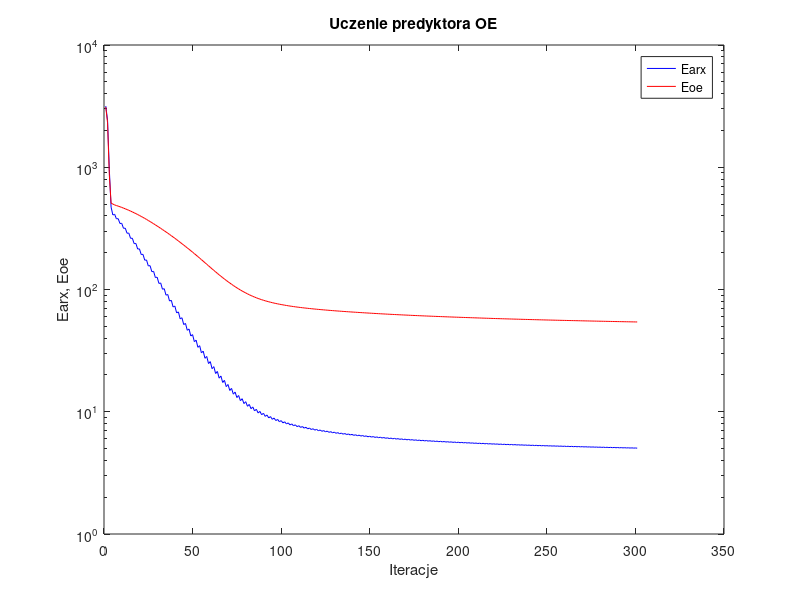
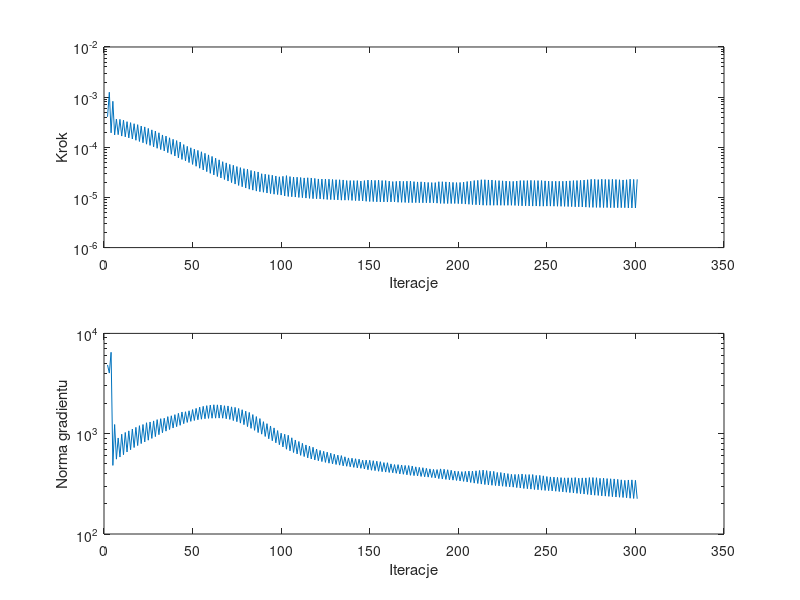

These figures' MATLAB source, in order:
%uczenie predyktora oe
clear all;
n=0; farx(n+1)=3.166531e+003; foe(n+1)=3.104349e+003; wspucz(n+1)=0.000000e+000; ng(n+1)=0.000000e+000;
n=1; farx(n+1)=2.422306e+003; foe(n+1)=2.316878e+003; krok(n+1)=4.050306e-004; ng(n+1)=4.847207e+003;
n=2; farx(n+1)=9.559656e+002; foe(n+1)=8.679303e+002; krok(n+1)=1.250114e-003; ng(n+1)=4.021218e+003;
n=3; farx(n+1)=4.717406e+002; foe(n+1)=5.088905e+002; krok(n+1)=1.944840e-004; ng(n+1)=6.478634e+003;
n=4; farx(n+1)=4.070390e+002; foe(n+1)=4.998486e+002; krok(n+1)=8.259539e-004; ng(n+1)=4.831272e+002;
n=5; farx(n+1)=4.123517e+002; foe(n+1)=4.917557e+002; krok(n+1)=1.761674e-004; ng(n+1)=1.234579e+003;
n=6; farx(n+1)=3.788470e+002; foe(n+1)=4.863253e+002; krok(n+1)=3.657739e-004; ng(n+1)=5.574600e+002;
n=7; farx(n+1)=3.797685e+002; foe(n+1)=4.809921e+002; krok(n+1)=1.784716e-004; ng(n+1)=9.067637e+002;
n=8; farx(n+1)=3.466853e+002; foe(n+1)=4.752056e+002; krok(n+1)=3.604935e-004; ng(n+1)=5.851640e+002;
n=9; farx(n+1)=3.478763e+002; foe(n+1)=4.694635e+002; krok(n+1)=1.674127e-004; ng(n+1)=9.880058e+002;
n=10; farx(n+1)=3.166385e+002; foe(n+1)=4.632733e+002; krok(n+1)=3.473499e-004; ng(n+1)=6.169699e+002;
n=11; farx(n+1)=3.176077e+002; foe(n+1)=4.572454e+002; krok(n+1)=1.614953e-004; ng(n+1)=1.028720e+003;
n=12; farx(n+1)=2.885805e+002; foe(n+1)=4.508394e+002; krok(n+1)=3.241749e-004; ng(n+1)=6.572573e+002;
n=13; farx(n+1)=2.893429e+002; foe(n+1)=4.445539e+002; krok(n+1)=1.540600e-004; ng(n+1)=1.067206e+003;
n=14; farx(n+1)=2.621135e+002; foe(n+1)=4.378420e+002; krok(n+1)=3.100350e-004; ng(n+1)=6.920714e+002;
n=15; farx(n+1)=2.628072e+002; foe(n+1)=4.312899e+002; krok(n+1)=1.461989e-004; ng(n+1)=1.113266e+003;
n=16; farx(n+1)=2.374049e+002; foe(n+1)=4.243224e+002; krok(n+1)=2.952315e-004; ng(n+1)=7.280772e+002;
n=17; farx(n+1)=2.380578e+002; foe(n+1)=4.175481e+002; krok(n+1)=1.381179e-004; ng(n+1)=1.156953e+003;
n=18; farx(n+1)=2.143631e+002; foe(n+1)=4.103391e+002; krok(n+1)=2.826636e-004; ng(n+1)=7.617504e+002;
n=19; farx(n+1)=2.150562e+002; foe(n+1)=4.033725e+002; krok(n+1)=1.306299e-004; ng(n+1)=1.202427e+003;
n=20; farx(n+1)=1.932594e+002; foe(n+1)=3.960480e+002; krok(n+1)=2.654518e-004; ng(n+1)=7.972913e+002;
n=21; farx(n+1)=1.939371e+002; foe(n+1)=3.889921e+002; krok(n+1)=1.231773e-004; ng(n+1)=1.234770e+003;
n=22; farx(n+1)=1.736386e+002; foe(n+1)=3.815344e+002; krok(n+1)=2.548531e-004; ng(n+1)=8.278190e+002;
n=23; farx(n+1)=1.744482e+002; foe(n+1)=3.743395e+002; krok(n+1)=1.154043e-004; ng(n+1)=1.286094e+003;
n=24; farx(n+1)=1.559351e+002; foe(n+1)=3.668632e+002; krok(n+1)=2.379126e-004; ng(n+1)=8.616389e+002;
n=25; farx(n+1)=1.567636e+002; foe(n+1)=3.597028e+002; krok(n+1)=1.090775e-004; ng(n+1)=1.309095e+003;
n=26; farx(n+1)=1.398490e+002; foe(n+1)=3.522736e+002; krok(n+1)=2.224361e-004; ng(n+1)=8.973855e+002;
n=27; farx(n+1)=1.407275e+002; foe(n+1)=3.451467e+002; krok(n+1)=1.020120e-004; ng(n+1)=1.341402e+003;
n=28; farx(n+1)=1.251968e+002; foe(n+1)=3.377249e+002; krok(n+1)=2.104603e-004; ng(n+1)=9.353367e+002;
n=29; farx(n+1)=1.261711e+002; foe(n+1)=3.306400e+002; krok(n+1)=9.560737e-005; ng(n+1)=1.381052e+003;
n=30; farx(n+1)=1.120932e+002; foe(n+1)=3.233594e+002; krok(n+1)=1.945992e-004; ng(n+1)=9.778958e+002;
n=31; farx(n+1)=1.131280e+002; foe(n+1)=3.163955e+002; krok(n+1)=9.012338e-005; ng(n+1)=1.411170e+003;
n=32; farx(n+1)=1.005331e+002; foe(n+1)=3.093272e+002; krok(n+1)=1.761674e-004; ng(n+1)=1.022440e+003;
n=33; farx(n+1)=1.015278e+002; foe(n+1)=3.025840e+002; krok(n+1)=8.459568e-005; ng(n+1)=1.426036e+003;
n=34; farx(n+1)=8.990675e+001; foe(n+1)=2.956030e+002; krok(n+1)=1.673718e-004; ng(n+1)=1.060349e+003;
n=35; farx(n+1)=9.101318e+001; foe(n+1)=2.888974e+002; krok(n+1)=7.813213e-005; ng(n+1)=1.479410e+003;
n=36; farx(n+1)=8.049754e+001; foe(n+1)=2.820614e+002; krok(n+1)=1.546804e-004; ng(n+1)=1.100397e+003;
n=37; farx(n+1)=8.160805e+001; foe(n+1)=2.755323e+002; krok(n+1)=7.271253e-005; ng(n+1)=1.508422e+003;
n=38; farx(n+1)=7.202459e+001; foe(n+1)=2.688321e+002; krok(n+1)=1.443891e-004; ng(n+1)=1.139410e+003;
n=39; farx(n+1)=7.315836e+001; foe(n+1)=2.624338e+002; krok(n+1)=6.703667e-005; ng(n+1)=1.548820e+003;
n=40; farx(n+1)=6.438501e+001; foe(n+1)=2.558410e+002; krok(n+1)=1.360192e-004; ng(n+1)=1.175935e+003;
n=41; farx(n+1)=6.555017e+001; foe(n+1)=2.495528e+002; krok(n+1)=6.158863e-005; ng(n+1)=1.596337e+003;
n=42; farx(n+1)=5.754530e+001; foe(n+1)=2.430925e+002; krok(n+1)=1.275185e-004; ng(n+1)=1.212562e+003;
n=43; farx(n+1)=5.874973e+001; foe(n+1)=2.369351e+002; krok(n+1)=5.720244e-005; ng(n+1)=1.646244e+003;
n=44; farx(n+1)=5.167543e+001; foe(n+1)=2.307732e+002; krok(n+1)=1.133097e-004; ng(n+1)=1.258323e+003;
n=45; farx(n+1)=5.280016e+001; foe(n+1)=2.249326e+002; krok(n+1)=5.371265e-005; ng(n+1)=1.655698e+003;
n=46; farx(n+1)=4.639951e+001; foe(n+1)=2.189913e+002; krok(n+1)=1.043926e-004; ng(n+1)=1.295991e+003;
n=47; farx(n+1)=4.750428e+001; foe(n+1)=2.133378e+002; krok(n+1)=4.963293e-005; ng(n+1)=1.691966e+003;
n=48; farx(n+1)=4.166418e+001; foe(n+1)=2.075838e+002; krok(n+1)=9.776439e-005; ng(n+1)=1.327615e+003;
n=49; farx(n+1)=4.276099e+001; foe(n+1)=2.020824e+002; krok(n+1)=4.554170e-005; ng(n+1)=1.739789e+003;
n=50; farx(n+1)=3.743962e+001; foe(n+1)=1.965055e+002; krok(n+1)=9.186126e-005; ng(n+1)=1.354152e+003;
n=51; farx(n+1)=3.851782e+001; foe(n+1)=1.911782e+002; krok(n+1)=4.185317e-005; ng(n+1)=1.787312e+003;
n=52; farx(n+1)=3.365602e+001; foe(n+1)=1.858043e+002; krok(n+1)=8.669030e-005; ng(n+1)=1.377743e+003;
n=53; farx(n+1)=3.471577e+001; foe(n+1)=1.806374e+002; krok(n+1)=3.825728e-005; ng(n+1)=1.840330e+003;
n=54; farx(n+1)=3.031964e+001; foe(n+1)=1.754507e+002; krok(n+1)=8.138043e-005; ng(n+1)=1.394390e+003;
n=55; farx(n+1)=3.133635e+001; foe(n+1)=1.705259e+002; krok(n+1)=3.533295e-005; ng(n+1)=1.874284e+003;
n=56; farx(n+1)=2.737478e+001; foe(n+1)=1.655930e+002; krok(n+1)=7.583697e-005; ng(n+1)=1.410029e+003;
n=57; farx(n+1)=2.834820e+001; foe(n+1)=1.609224e+002; krok(n+1)=3.268967e-005; ng(n+1)=1.904162e+003;
n=58; farx(n+1)=2.478584e+001; foe(n+1)=1.562743e+002; krok(n+1)=7.054749e-005; ng(n+1)=1.421512e+003;
n=59; farx(n+1)=2.571223e+001; foe(n+1)=1.518706e+002; krok(n+1)=3.023994e-005; ng(n+1)=1.928024e+003;
n=60; farx(n+1)=2.251588e+001; foe(n+1)=1.475111e+002; krok(n+1)=6.574850e-005; ng(n+1)=1.426203e+003;
n=61; farx(n+1)=2.339533e+001; foe(n+1)=1.433910e+002; krok(n+1)=2.809223e-005; ng(n+1)=1.942564e+003;
n=62; farx(n+1)=2.054847e+001; foe(n+1)=1.393620e+002; krok(n+1)=6.062652e-005; ng(n+1)=1.428669e+003;
n=63; farx(n+1)=2.137126e+001; foe(n+1)=1.355539e+002; krok(n+1)=2.616958e-005; ng(n+1)=1.939136e+003;
n=64; farx(n+1)=1.883446e+001; foe(n+1)=1.318487e+002; krok(n+1)=5.618446e-005; ng(n+1)=1.430004e+003;
n=65; farx(n+1)=1.960484e+001; foe(n+1)=1.283472e+002; krok(n+1)=2.444110e-005; ng(n+1)=1.930434e+003;
n=66; farx(n+1)=1.736073e+001; foe(n+1)=1.249798e+002; krok(n+1)=5.161420e-005; ng(n+1)=1.427771e+003;
n=67; farx(n+1)=1.806566e+001; foe(n+1)=1.218025e+002; krok(n+1)=2.279861e-005; ng(n+1)=1.901193e+003;
n=68; farx(n+1)=1.605296e+001; foe(n+1)=1.187156e+002; krok(n+1)=4.888219e-005; ng(n+1)=1.408983e+003;
n=69; farx(n+1)=1.671334e+001; foe(n+1)=1.158069e+002; krok(n+1)=2.122479e-005; ng(n+1)=1.891513e+003;
n=70; farx(n+1)=1.493102e+001; foe(n+1)=1.130203e+002; krok(n+1)=4.553746e-005; ng(n+1)=1.388304e+003;
n=71; farx(n+1)=1.553067e+001; foe(n+1)=1.104071e+002; krok(n+1)=1.977673e-005; ng(n+1)=1.851776e+003;
n=72; farx(n+1)=1.393105e+001; foe(n+1)=1.078621e+002; krok(n+1)=4.381554e-005; ng(n+1)=1.351029e+003;
n=73; farx(n+1)=1.449005e+001; foe(n+1)=1.054937e+002; krok(n+1)=1.847442e-005; ng(n+1)=1.830039e+003;
n=74; farx(n+1)=1.307099e+001; foe(n+1)=1.032241e+002; krok(n+1)=4.126990e-005; ng(n+1)=1.317389e+003;
n=75; farx(n+1)=1.358179e+001; foe(n+1)=1.011102e+002; krok(n+1)=1.734391e-005; ng(n+1)=1.783883e+003;
n=76; farx(n+1)=1.232068e+001; foe(n+1)=9.908298e+001; krok(n+1)=3.928078e-005; ng(n+1)=1.275108e+003;
n=77; farx(n+1)=1.278767e+001; foe(n+1)=9.720238e+001; krok(n+1)=1.634484e-005; ng(n+1)=1.733313e+003;
n=78; farx(n+1)=1.166700e+001; foe(n+1)=9.540321e+001; krok(n+1)=3.746225e-005; ng(n+1)=1.230101e+003;
n=79; farx(n+1)=1.209119e+001; foe(n+1)=9.373639e+001; krok(n+1)=1.539716e-005; ng(n+1)=1.677285e+003;
n=80; farx(n+1)=1.108635e+001; foe(n+1)=9.212629e+001; krok(n+1)=3.651596e-005; ng(n+1)=1.176979e+003;
n=81; farx(n+1)=1.147901e+001; foe(n+1)=9.064058e+001; krok(n+1)=1.460917e-005; ng(n+1)=1.629609e+003;
n=82; farx(n+1)=1.059327e+001; foe(n+1)=8.923370e+001; krok(n+1)=3.452947e-005; ng(n+1)=1.130911e+003;
n=83; farx(n+1)=1.094702e+001; foe(n+1)=8.793781e+001; krok(n+1)=1.399157e-005; ng(n+1)=1.551058e+003;
n=84; farx(n+1)=1.015909e+001; foe(n+1)=8.670089e+001; krok(n+1)=3.318147e-005; ng(n+1)=1.080396e+003;
n=85; farx(n+1)=1.048026e+001; foe(n+1)=8.556268e+001; krok(n+1)=1.338683e-005; ng(n+1)=1.481712e+003;
n=86; farx(n+1)=9.776022e+000; foe(n+1)=8.446904e+001; krok(n+1)=3.223481e-005; ng(n+1)=1.026615e+003;
n=87; farx(n+1)=1.007361e+001; foe(n+1)=8.346741e+001; krok(n+1)=1.302585e-005; ng(n+1)=1.414779e+003;
n=88; farx(n+1)=9.457592e+000; foe(n+1)=8.253764e+001; krok(n+1)=2.968065e-005; ng(n+1)=9.895662e+002;
n=89; farx(n+1)=9.721119e+000; foe(n+1)=8.167673e+001; krok(n+1)=1.268925e-005; ng(n+1)=1.317892e+003;
n=90; farx(n+1)=9.164461e+000; foe(n+1)=8.085236e+001; krok(n+1)=2.907342e-005; ng(n+1)=9.384007e+002;
n=91; farx(n+1)=9.407392e+000; foe(n+1)=8.008790e+001; krok(n+1)=1.225575e-005; ng(n+1)=1.259507e+003;
n=92; farx(n+1)=8.906299e+000; foe(n+1)=7.935644e+001; krok(n+1)=2.832743e-005; ng(n+1)=8.902514e+002;
n=93; farx(n+1)=9.129370e+000; foe(n+1)=7.868175e+001; krok(n+1)=1.195078e-005; ng(n+1)=1.193848e+003;
n=94; farx(n+1)=8.672960e+000; foe(n+1)=7.803703e+001; krok(n+1)=2.769106e-005; ng(n+1)=8.509111e+002;
n=95; farx(n+1)=8.880696e+000; foe(n+1)=7.743293e+001; krok(n+1)=1.161317e-005; ng(n+1)=1.142256e+003;
n=96; farx(n+1)=8.469838e+000; foe(n+1)=7.686002e+001; krok(n+1)=2.677366e-005; ng(n+1)=8.117016e+002;
n=97; farx(n+1)=8.659808e+000; foe(n+1)=7.632755e+001; krok(n+1)=1.142338e-005; ng(n+1)=1.074211e+003;
n=98; farx(n+1)=8.288265e+000; foe(n+1)=7.581879e+001; krok(n+1)=2.581106e-005; ng(n+1)=7.764371e+002;
n=99; farx(n+1)=8.460908e+000; foe(n+1)=7.534663e+001; krok(n+1)=1.115447e-005; ng(n+1)=1.011389e+003;
n=100; farx(n+1)=8.111836e+000; foe(n+1)=7.488066e+001; krok(n+1)=2.637524e-005; ng(n+1)=7.382759e+002;
n=101; farx(n+1)=8.276282e+000; foe(n+1)=7.444310e+001; krok(n+1)=1.069939e-005; ng(n+1)=9.879028e+002;
n=102; farx(n+1)=7.947438e+000; foe(n+1)=7.400971e+001; krok(n+1)=2.723127e-005; ng(n+1)=7.004353e+002;
n=103; farx(n+1)=8.107017e+000; foe(n+1)=7.360272e+001; krok(n+1)=1.046074e-005; ng(n+1)=9.648610e+002;
n=104; farx(n+1)=7.807343e+000; foe(n+1)=7.321844e+001; krok(n+1)=2.605170e-005; ng(n+1)=6.752368e+002;
n=105; farx(n+1)=7.954558e+000; foe(n+1)=7.285332e+001; krok(n+1)=1.031748e-005; ng(n+1)=9.102835e+002;
n=106; farx(n+1)=7.678263e+000; foe(n+1)=7.250202e+001; krok(n+1)=2.555890e-005; ng(n+1)=6.496096e+002;
n=107; farx(n+1)=7.815805e+000; foe(n+1)=7.217016e+001; krok(n+1)=1.018462e-005; ng(n+1)=8.655699e+002;
n=108; farx(n+1)=7.556998e+000; foe(n+1)=7.184846e+001; krok(n+1)=2.531441e-005; ng(n+1)=6.283895e+002;
n=109; farx(n+1)=7.687917e+000; foe(n+1)=7.154030e+001; krok(n+1)=9.999543e-006; ng(n+1)=8.358632e+002;
n=110; farx(n+1)=7.446493e+000; foe(n+1)=7.124275e+001; krok(n+1)=2.496301e-005; ng(n+1)=6.081957e+002;
n=111; farx(n+1)=7.570417e+000; foe(n+1)=7.095798e+001; krok(n+1)=9.884595e-006; ng(n+1)=8.020253e+002;
n=112; farx(n+1)=7.344459e+000; foe(n+1)=7.068289e+001; krok(n+1)=2.449700e-005; ng(n+1)=5.916318e+002;
n=113; farx(n+1)=7.461287e+000; foe(n+1)=7.041825e+001; krok(n+1)=9.716744e-006; ng(n+1)=7.722612e+002;
n=114; farx(n+1)=7.247061e+000; foe(n+1)=7.015726e+001; krok(n+1)=2.468559e-005; ng(n+1)=5.737218e+002;
n=115; farx(n+1)=7.359598e+000; foe(n+1)=6.990742e+001; krok(n+1)=9.586893e-006; ng(n+1)=7.518082e+002;
n=116; farx(n+1)=7.156367e+000; foe(n+1)=6.966367e+001; krok(n+1)=2.444110e-005; ng(n+1)=5.600028e+002;
n=117; farx(n+1)=7.264600e+000; foe(n+1)=6.942708e+001; krok(n+1)=9.451001e-006; ng(n+1)=7.323975e+002;
n=118; farx(n+1)=7.074198e+000; foe(n+1)=6.919680e+001; krok(n+1)=2.394830e-005; ng(n+1)=5.469135e+002;
n=119; farx(n+1)=7.176939e+000; foe(n+1)=6.897629e+001; krok(n+1)=9.433029e-006; ng(n+1)=7.029729e+002;
n=120; farx(n+1)=6.996789e+000; foe(n+1)=6.876096e+001; krok(n+1)=2.336289e-005; ng(n+1)=5.373850e+002;
n=121; farx(n+1)=7.095127e+000; foe(n+1)=6.855259e+001; krok(n+1)=9.359580e-006; ng(n+1)=6.812816e+002;
n=122; farx(n+1)=6.922663e+000; foe(n+1)=6.834812e+001; krok(n+1)=2.322634e-005; ng(n+1)=5.274831e+002;
n=123; farx(n+1)=7.017795e+000; foe(n+1)=6.814835e+001; krok(n+1)=9.233149e-006; ng(n+1)=6.676219e+002;
n=124; farx(n+1)=6.852499e+000; foe(n+1)=6.795204e+001; krok(n+1)=2.322634e-005; ng(n+1)=5.175557e+002;
n=125; farx(n+1)=6.944548e+000; foe(n+1)=6.776022e+001; krok(n+1)=9.117057e-006; ng(n+1)=6.544920e+002;
n=126; farx(n+1)=6.786681e+000; foe(n+1)=6.757124e+001; krok(n+1)=2.310648e-005; ng(n+1)=5.081463e+002;
n=127; farx(n+1)=6.875593e+000; foe(n+1)=6.738784e+001; krok(n+1)=9.058324e-006; ng(n+1)=6.388013e+002;
n=128; farx(n+1)=6.724539e+000; foe(n+1)=6.720739e+001; krok(n+1)=2.279861e-005; ng(n+1)=5.005444e+002;
n=129; farx(n+1)=6.810509e+000; foe(n+1)=6.703156e+001; krok(n+1)=8.997287e-006; ng(n+1)=6.244844e+002;
n=130; farx(n+1)=6.665715e+000; foe(n+1)=6.685847e+001; krok(n+1)=2.254192e-005; ng(n+1)=4.931387e+002;
n=131; farx(n+1)=6.748901e+000; foe(n+1)=6.668954e+001; krok(n+1)=8.935769e-006; ng(n+1)=6.112226e+002;
n=132; farx(n+1)=6.608675e+000; foe(n+1)=6.652294e+001; krok(n+1)=2.253084e-005; ng(n+1)=4.859468e+002;
n=133; farx(n+1)=6.689893e+000; foe(n+1)=6.635853e+001; krok(n+1)=8.818436e-006; ng(n+1)=6.047340e+002;
n=134; farx(n+1)=6.556158e+000; foe(n+1)=6.619643e+001; krok(n+1)=2.230894e-005; ng(n+1)=4.782316e+002;
n=135; farx(n+1)=6.634473e+000; foe(n+1)=6.603954e+001; krok(n+1)=8.829868e-006; ng(n+1)=5.882368e+002;
n=136; farx(n+1)=6.506658e+000; foe(n+1)=6.588502e+001; krok(n+1)=2.170937e-005; ng(n+1)=4.735517e+002;
n=137; farx(n+1)=6.582091e+000; foe(n+1)=6.573490e+001; krok(n+1)=8.818566e-006; ng(n+1)=5.733607e+002;
n=138; farx(n+1)=6.457639e+000; foe(n+1)=6.558606e+001; krok(n+1)=2.167257e-005; ng(n+1)=4.681343e+002;
n=139; farx(n+1)=6.531730e+000; foe(n+1)=6.543911e+001; krok(n+1)=8.718949e-006; ng(n+1)=5.694578e+002;
n=140; farx(n+1)=6.411128e+000; foe(n+1)=6.529437e+001; krok(n+1)=2.167257e-005; ng(n+1)=4.618888e+002;
n=141; farx(n+1)=6.483478e+000; foe(n+1)=6.515139e+001; krok(n+1)=8.648025e-006; ng(n+1)=5.627124e+002;
n=142; farx(n+1)=6.366374e+000; foe(n+1)=6.501076e+001; krok(n+1)=2.167257e-005; ng(n+1)=4.560627e+002;
n=143; farx(n+1)=6.437381e+000; foe(n+1)=6.487131e+001; krok(n+1)=8.600086e-006; ng(n+1)=5.570738e+002;
n=144; farx(n+1)=6.325044e+000; foe(n+1)=6.473574e+001; krok(n+1)=2.122479e-005; ng(n+1)=4.516360e+002;
n=145; farx(n+1)=6.393151e+000; foe(n+1)=6.460187e+001; krok(n+1)=8.546025e-006; ng(n+1)=5.441769e+002;
n=146; farx(n+1)=6.282764e+000; foe(n+1)=6.446846e+001; krok(n+1)=2.167257e-005; ng(n+1)=4.450703e+002;
n=147; farx(n+1)=6.349835e+000; foe(n+1)=6.433591e+001; krok(n+1)=8.379583e-006; ng(n+1)=5.453711e+002;
n=148; farx(n+1)=6.242015e+000; foe(n+1)=6.420302e+001; krok(n+1)=2.219549e-005; ng(n+1)=4.373590e+002;
n=149; farx(n+1)=6.308025e+000; foe(n+1)=6.407278e+001; krok(n+1)=8.295367e-006; ng(n+1)=5.433469e+002;
n=150; farx(n+1)=6.203299e+000; foe(n+1)=6.394319e+001; krok(n+1)=2.219549e-005; ng(n+1)=4.321262e+002;
n=151; farx(n+1)=6.268079e+000; foe(n+1)=6.381619e+001; krok(n+1)=8.269595e-006; ng(n+1)=5.378770e+002;
n=152; farx(n+1)=6.166438e+000; foe(n+1)=6.369157e+001; krok(n+1)=2.190752e-005; ng(n+1)=4.285175e+002;
n=153; farx(n+1)=6.229390e+000; foe(n+1)=6.356791e+001; krok(n+1)=8.186754e-006; ng(n+1)=5.317139e+002;
n=154; farx(n+1)=6.130690e+000; foe(n+1)=6.344483e+001; krok(n+1)=2.209045e-005; ng(n+1)=4.222883e+002;
n=155; farx(n+1)=6.192296e+000; foe(n+1)=6.332433e+001; krok(n+1)=8.153596e-006; ng(n+1)=5.259796e+002;
n=156; farx(n+1)=6.097254e+000; foe(n+1)=6.320518e+001; krok(n+1)=2.170937e-005; ng(n+1)=4.182372e+002;
n=157; farx(n+1)=6.156924e+000; foe(n+1)=6.308912e+001; krok(n+1)=8.155065e-006; ng(n+1)=5.150683e+002;
n=158; farx(n+1)=6.063877e+000; foe(n+1)=6.297382e+001; krok(n+1)=2.167257e-005; ng(n+1)=4.144359e+002;
n=159; farx(n+1)=6.122810e+000; foe(n+1)=6.285964e+001; krok(n+1)=8.106422e-006; ng(n+1)=5.137014e+002;
n=160; farx(n+1)=6.033634e+000; foe(n+1)=6.274803e+001; krok(n+1)=2.114892e-005; ng(n+1)=4.106988e+002;
n=161; farx(n+1)=6.090492e+000; foe(n+1)=6.263881e+001; krok(n+1)=8.151193e-006; ng(n+1)=5.000889e+002;
n=162; farx(n+1)=6.004108e+000; foe(n+1)=6.253151e+001; krok(n+1)=2.071564e-005; ng(n+1)=4.079112e+002;
n=163; farx(n+1)=6.059253e+000; foe(n+1)=6.242565e+001; krok(n+1)=8.114575e-006; ng(n+1)=4.922429e+002;
n=164; farx(n+1)=5.974471e+000; foe(n+1)=6.232035e+001; krok(n+1)=2.092147e-005; ng(n+1)=4.031128e+002;
n=165; farx(n+1)=6.028662e+000; foe(n+1)=6.221595e+001; krok(n+1)=8.010217e-006; ng(n+1)=4.915636e+002;
n=166; farx(n+1)=5.946034e+000; foe(n+1)=6.211156e+001; krok(n+1)=2.114892e-005; ng(n+1)=3.973851e+002;
n=167; farx(n+1)=5.999269e+000; foe(n+1)=6.200950e+001; krok(n+1)=7.989188e-006; ng(n+1)=4.874008e+002;
n=168; farx(n+1)=5.918791e+000; foe(n+1)=6.190846e+001; krok(n+1)=2.092658e-005; ng(n+1)=3.941210e+002;
n=169; farx(n+1)=5.970742e+000; foe(n+1)=6.180888e+001; krok(n+1)=7.940086e-006; ng(n+1)=4.824050e+002;
n=170; farx(n+1)=5.891848e+000; foe(n+1)=6.170964e+001; krok(n+1)=2.109655e-005; ng(n+1)=3.895208e+002;
n=171; farx(n+1)=5.942928e+000; foe(n+1)=6.161163e+001; krok(n+1)=7.866658e-006; ng(n+1)=4.811704e+002;
n=172; farx(n+1)=5.866107e+000; foe(n+1)=6.151393e+001; krok(n+1)=2.114892e-005; ng(n+1)=3.847958e+002;
n=173; farx(n+1)=5.916254e+000; foe(n+1)=6.141832e+001; krok(n+1)=7.864914e-006; ng(n+1)=4.762164e+002;
n=174; farx(n+1)=5.841949e+000; foe(n+1)=6.132413e+001; krok(n+1)=2.067984e-005; ng(n+1)=3.821010e+002;
n=175; farx(n+1)=5.890705e+000; foe(n+1)=6.123176e+001; krok(n+1)=7.884010e-006; ng(n+1)=4.671712e+002;
n=176; farx(n+1)=5.818361e+000; foe(n+1)=6.114066e+001; krok(n+1)=2.038856e-005; ng(n+1)=3.792826e+002;
n=177; farx(n+1)=5.865834e+000; foe(n+1)=6.105070e+001; krok(n+1)=7.840842e-006; ng(n+1)=4.615501e+002;
n=178; farx(n+1)=5.795183e+000; foe(n+1)=6.096094e+001; krok(n+1)=2.047978e-005; ng(n+1)=3.747931e+002;
n=179; farx(n+1)=5.841887e+000; foe(n+1)=6.087290e+001; krok(n+1)=7.829941e-006; ng(n+1)=4.578799e+002;
n=180; farx(n+1)=5.773166e+000; foe(n+1)=6.078599e+001; krok(n+1)=2.016710e-005; ng(n+1)=3.720467e+002;
n=181; farx(n+1)=5.818794e+000; foe(n+1)=6.070039e+001; krok(n+1)=7.829941e-006; ng(n+1)=4.516606e+002;
n=182; farx(n+1)=5.751917e+000; foe(n+1)=6.061595e+001; krok(n+1)=1.991107e-005; ng(n+1)=3.691160e+002;
n=183; farx(n+1)=5.796428e+000; foe(n+1)=6.053267e+001; krok(n+1)=7.815812e-006; ng(n+1)=4.457028e+002;
n=184; farx(n+1)=5.731271e+000; foe(n+1)=6.045013e+001; krok(n+1)=1.977673e-005; ng(n+1)=3.657063e+002;
n=185; farx(n+1)=5.774789e+000; foe(n+1)=6.036898e+001; krok(n+1)=7.803699e-006; ng(n+1)=4.404025e+002;
n=186; farx(n+1)=5.710795e+000; foe(n+1)=6.028842e+001; krok(n+1)=1.976919e-005; ng(n+1)=3.625383e+002;
n=187; farx(n+1)=5.753333e+000; foe(n+1)=6.020855e+001; krok(n+1)=7.698578e-006; ng(n+1)=4.387528e+002;
n=188; farx(n+1)=5.689523e+000; foe(n+1)=6.012767e+001; krok(n+1)=2.058283e-005; ng(n+1)=3.568670e+002;
n=189; farx(n+1)=5.732252e+000; foe(n+1)=6.004731e+001; krok(n+1)=7.598479e-006; ng(n+1)=4.457415e+002;
n=190; farx(n+1)=5.669867e+000; foe(n+1)=5.996793e+001; krok(n+1)=2.058283e-005; ng(n+1)=3.532132e+002;
n=191; farx(n+1)=5.711809e+000; foe(n+1)=5.988928e+001; krok(n+1)=7.575850e-006; ng(n+1)=4.421339e+002;
n=192; farx(n+1)=5.650969e+000; foe(n+1)=5.981180e+001; krok(n+1)=2.042530e-005; ng(n+1)=3.500882e+002;
n=193; farx(n+1)=5.691982e+000; foe(n+1)=5.973510e+001; krok(n+1)=7.559406e-006; ng(n+1)=4.370773e+002;
n=194; farx(n+1)=5.632651e+000; foe(n+1)=5.965934e+001; krok(n+1)=2.028847e-005; ng(n+1)=3.468960e+002;
n=195; farx(n+1)=5.672834e+000; foe(n+1)=5.958457e+001; krok(n+1)=7.559406e-006; ng(n+1)=4.319703e+002;
n=196; farx(n+1)=5.615196e+000; foe(n+1)=5.951096e+001; krok(n+1)=1.995189e-005; ng(n+1)=3.443109e+002;
n=197; farx(n+1)=5.654378e+000; foe(n+1)=5.943847e+001; krok(n+1)=7.575850e-006; ng(n+1)=4.247503e+002;
n=198; farx(n+1)=5.597923e+000; foe(n+1)=5.936695e+001; krok(n+1)=1.976919e-005; ng(n+1)=3.418536e+002;
n=199; farx(n+1)=5.636283e+000; foe(n+1)=5.929595e+001; krok(n+1)=7.532364e-006; ng(n+1)=4.213781e+002;
n=200; farx(n+1)=5.580963e+000; foe(n+1)=5.922533e+001; krok(n+1)=1.987209e-005; ng(n+1)=3.382078e+002;
n=201; farx(n+1)=5.618593e+000; foe(n+1)=5.915565e+001; krok(n+1)=7.488082e-006; ng(n+1)=4.186720e+002;
n=202; farx(n+1)=5.563783e+000; foe(n+1)=5.908597e+001; krok(n+1)=2.018691e-005; ng(n+1)=3.346967e+002;
n=203; farx(n+1)=5.600999e+000; foe(n+1)=5.901661e+001; krok(n+1)=7.381362e-006; ng(n+1)=4.211521e+002;
n=204; farx(n+1)=5.546681e+000; foe(n+1)=5.894681e+001; krok(n+1)=2.077412e-005; ng(n+1)=3.300937e+002;
n=205; farx(n+1)=5.583678e+000; foe(n+1)=5.887765e+001; krok(n+1)=7.303802e-006; ng(n+1)=4.240935e+002;
n=206; farx(n+1)=5.530119e+000; foe(n+1)=5.880868e+001; krok(n+1)=2.102242e-005; ng(n+1)=3.265355e+002;
n=207; farx(n+1)=5.566446e+000; foe(n+1)=5.874026e+001; krok(n+1)=7.204914e-006; ng(n+1)=4.243499e+002;
n=208; farx(n+1)=5.513449e+000; foe(n+1)=5.867065e+001; krok(n+1)=2.170937e-005; ng(n+1)=3.216178e+002;
n=209; farx(n+1)=5.549599e+000; foe(n+1)=5.860256e+001; krok(n+1)=7.156975e-006; ng(n+1)=4.266784e+002;
n=210; farx(n+1)=5.497037e+000; foe(n+1)=5.853457e+001; krok(n+1)=2.190752e-005; ng(n+1)=3.188598e+002;
n=211; farx(n+1)=5.532847e+000; foe(n+1)=5.846666e+001; krok(n+1)=7.065934e-006; ng(n+1)=4.297346e+002;
n=212; farx(n+1)=5.480684e+000; foe(n+1)=5.839862e+001; krok(n+1)=2.253084e-005; ng(n+1)=3.146260e+002;
n=213; farx(n+1)=5.516313e+000; foe(n+1)=5.833077e+001; krok(n+1)=6.997257e-006; ng(n+1)=4.335256e+002;
n=214; farx(n+1)=5.465404e+000; foe(n+1)=5.826359e+001; krok(n+1)=2.254192e-005; ng(n+1)=3.112275e+002;
n=215; farx(n+1)=5.500273e+000; foe(n+1)=5.819744e+001; krok(n+1)=6.986564e-006; ng(n+1)=4.284835e+002;
n=216; farx(n+1)=5.450693e+000; foe(n+1)=5.813185e+001; krok(n+1)=2.230894e-005; ng(n+1)=3.085411e+002;
n=217; farx(n+1)=5.484752e+000; foe(n+1)=5.806757e+001; krok(n+1)=6.986564e-006; ng(n+1)=4.222595e+002;
n=218; farx(n+1)=5.435974e+000; foe(n+1)=5.800367e+001; krok(n+1)=2.226248e-005; ng(n+1)=3.060685e+002;
n=219; farx(n+1)=5.469658e+000; foe(n+1)=5.794031e+001; krok(n+1)=6.971762e-006; ng(n+1)=4.210957e+002;
n=220; farx(n+1)=5.422545e+000; foe(n+1)=5.787834e+001; krok(n+1)=2.170937e-005; ng(n+1)=3.039256e+002;
n=221; farx(n+1)=5.455141e+000; foe(n+1)=5.781754e+001; krok(n+1)=6.997257e-006; ng(n+1)=4.106190e+002;
n=222; farx(n+1)=5.408687e+000; foe(n+1)=5.775721e+001; krok(n+1)=2.167257e-005; ng(n+1)=3.016873e+002;
n=223; farx(n+1)=5.440952e+000; foe(n+1)=5.769712e+001; krok(n+1)=6.971762e-006; ng(n+1)=4.101452e+002;
n=224; farx(n+1)=5.395629e+000; foe(n+1)=5.763825e+001; krok(n+1)=2.142725e-005; ng(n+1)=2.993579e+002;
n=225; farx(n+1)=5.427181e+000; foe(n+1)=5.757977e+001; krok(n+1)=6.971762e-006; ng(n+1)=4.045861e+002;
n=226; farx(n+1)=5.382886e+000; foe(n+1)=5.752227e+001; krok(n+1)=2.122479e-005; ng(n+1)=2.971935e+002;
n=227; farx(n+1)=5.413810e+000; foe(n+1)=5.746522e+001; krok(n+1)=6.971762e-006; ng(n+1)=3.997980e+002;
n=228; farx(n+1)=5.370645e+000; foe(n+1)=5.740914e+001; krok(n+1)=2.092658e-005; ng(n+1)=2.952861e+002;
n=229; farx(n+1)=5.400825e+000; foe(n+1)=5.735373e+001; krok(n+1)=6.975132e-006; ng(n+1)=3.935809e+002;
n=230; farx(n+1)=5.358285e+000; foe(n+1)=5.729884e+001; krok(n+1)=2.092147e-005; ng(n+1)=2.932279e+002;
n=231; farx(n+1)=5.387994e+000; foe(n+1)=5.724417e+001; krok(n+1)=6.925078e-006; ng(n+1)=3.924944e+002;
n=232; farx(n+1)=5.345972e+000; foe(n+1)=5.718959e+001; krok(n+1)=2.122479e-005; ng(n+1)=2.902260e+002;
n=233; farx(n+1)=5.375328e+000; foe(n+1)=5.713542e+001; krok(n+1)=6.872937e-006; ng(n+1)=3.926830e+002;
n=234; farx(n+1)=5.333491e+000; foe(n+1)=5.708127e+001; krok(n+1)=2.167257e-005; ng(n+1)=2.873846e+002;
n=235; farx(n+1)=5.362737e+000; foe(n+1)=5.702701e+001; krok(n+1)=6.801400e-006; ng(n+1)=3.964231e+002;
n=236; farx(n+1)=5.321900e+000; foe(n+1)=5.697315e+001; krok(n+1)=2.170937e-005; ng(n+1)=2.844464e+002;
n=237; farx(n+1)=5.350548e+000; foe(n+1)=5.692032e+001; krok(n+1)=6.809996e-006; ng(n+1)=3.910305e+002;
n=238; farx(n+1)=5.310165e+000; foe(n+1)=5.686793e+001; krok(n+1)=2.167257e-005; ng(n+1)=2.828104e+002;
n=239; farx(n+1)=5.338499e+000; foe(n+1)=5.681556e+001; krok(n+1)=6.763611e-006; ng(n+1)=3.913559e+002;
n=240; farx(n+1)=5.298600e+000; foe(n+1)=5.676366e+001; krok(n+1)=2.190752e-005; ng(n+1)=2.801868e+002;
n=241; farx(n+1)=5.326624e+000; foe(n+1)=5.671179e+001; krok(n+1)=6.723172e-006; ng(n+1)=3.914447e+002;
n=242; farx(n+1)=5.287871e+000; foe(n+1)=5.666051e+001; krok(n+1)=2.170937e-005; ng(n+1)=2.777258e+002;
n=243; farx(n+1)=5.315169e+000; foe(n+1)=5.661039e+001; krok(n+1)=6.746676e-006; ng(n+1)=3.835926e+002;
n=244; farx(n+1)=5.276788e+000; foe(n+1)=5.656055e+001; krok(n+1)=2.167257e-005; ng(n+1)=2.762371e+002;
n=245; farx(n+1)=5.303817e+000; foe(n+1)=5.651078e+001; krok(n+1)=6.697231e-006; ng(n+1)=3.843883e+002;
n=246; farx(n+1)=5.266248e+000; foe(n+1)=5.646130e+001; krok(n+1)=2.170937e-005; ng(n+1)=2.736237e+002;
n=247; farx(n+1)=5.292772e+000; foe(n+1)=5.641268e+001; krok(n+1)=6.697231e-006; ng(n+1)=3.800183e+002;
n=248; farx(n+1)=5.256135e+000; foe(n+1)=5.636434e+001; krok(n+1)=2.139878e-005; ng(n+1)=2.719031e+002;
n=249; farx(n+1)=5.282079e+000; foe(n+1)=5.631712e+001; krok(n+1)=6.715934e-006; ng(n+1)=3.739657e+002;
n=250; farx(n+1)=5.246103e+000; foe(n+1)=5.627013e+001; krok(n+1)=2.114892e-005; ng(n+1)=2.705263e+002;
n=251; farx(n+1)=5.271650e+000; foe(n+1)=5.622384e+001; krok(n+1)=6.715934e-006; ng(n+1)=3.707472e+002;
n=252; farx(n+1)=5.236203e+000; foe(n+1)=5.617798e+001; krok(n+1)=2.102242e-005; ng(n+1)=2.690039e+002;
n=253; farx(n+1)=5.261395e+000; foe(n+1)=5.613238e+001; krok(n+1)=6.695013e-006; ng(n+1)=3.689003e+002;
n=254; farx(n+1)=5.226498e+000; foe(n+1)=5.608722e+001; krok(n+1)=2.102242e-005; ng(n+1)=2.670150e+002;
n=255; farx(n+1)=5.251326e+000; foe(n+1)=5.604234e+001; krok(n+1)=6.676010e-006; ng(n+1)=3.668064e+002;
n=256; farx(n+1)=5.216960e+000; foe(n+1)=5.599785e+001; krok(n+1)=2.102242e-005; ng(n+1)=2.650572e+002;
n=257; farx(n+1)=5.241433e+000; foe(n+1)=5.595367e+001; krok(n+1)=6.656792e-006; ng(n+1)=3.647660e+002;
n=258; farx(n+1)=5.207569e+000; foe(n+1)=5.590984e+001; krok(n+1)=2.103720e-005; ng(n+1)=2.631117e+002;
n=259; farx(n+1)=5.231688e+000; foe(n+1)=5.586630e+001; krok(n+1)=6.631510e-006; ng(n+1)=3.629560e+002;
n=260; farx(n+1)=5.198138e+000; foe(n+1)=5.582296e+001; krok(n+1)=2.122479e-005; ng(n+1)=2.610097e+002;
n=261; farx(n+1)=5.222032e+000; foe(n+1)=5.577973e+001; krok(n+1)=6.589629e-006; ng(n+1)=3.633965e+002;
n=262; farx(n+1)=5.188856e+000; foe(n+1)=5.573671e+001; krok(n+1)=2.142725e-005; ng(n+1)=2.587462e+002;
n=263; farx(n+1)=5.212513e+000; foe(n+1)=5.569388e+001; krok(n+1)=6.560802e-006; ng(n+1)=3.630657e+002;
n=264; farx(n+1)=5.179507e+000; foe(n+1)=5.565143e+001; krok(n+1)=2.167257e-005; ng(n+1)=2.567918e+002;
n=265; farx(n+1)=5.203022e+000; foe(n+1)=5.560865e+001; krok(n+1)=6.505235e-006; ng(n+1)=3.652919e+002;
n=266; farx(n+1)=5.170737e+000; foe(n+1)=5.556629e+001; krok(n+1)=2.170937e-005; ng(n+1)=2.543218e+002;
n=267; farx(n+1)=5.193752e+000; foe(n+1)=5.552458e+001; krok(n+1)=6.503681e-006; ng(n+1)=3.603284e+002;
n=268; farx(n+1)=5.161634e+000; foe(n+1)=5.548288e+001; krok(n+1)=2.190752e-005; ng(n+1)=2.525424e+002;
n=269; farx(n+1)=5.184519e+000; foe(n+1)=5.544123e+001; krok(n+1)=6.453292e-006; ng(n+1)=3.624043e+002;
n=270; farx(n+1)=5.152707e+000; foe(n+1)=5.539970e+001; krok(n+1)=2.219138e-005; ng(n+1)=2.502350e+002;
n=271; farx(n+1)=5.175378e+000; foe(n+1)=5.535834e+001; krok(n+1)=6.418212e-006; ng(n+1)=3.626661e+002;
n=272; farx(n+1)=5.143699e+000; foe(n+1)=5.531717e+001; krok(n+1)=2.253084e-005; ng(n+1)=2.481529e+002;
n=273; farx(n+1)=5.166215e+000; foe(n+1)=5.527579e+001; krok(n+1)=6.353999e-006; ng(n+1)=3.651442e+002;
n=274; farx(n+1)=5.134844e+000; foe(n+1)=5.523429e+001; krok(n+1)=2.299949e-005; ng(n+1)=2.453882e+002;
n=275; farx(n+1)=5.157189e+000; foe(n+1)=5.519323e+001; krok(n+1)=6.333436e-006; ng(n+1)=3.652632e+002;
n=276; farx(n+1)=5.126229e+000; foe(n+1)=5.515250e+001; krok(n+1)=2.296532e-005; ng(n+1)=2.437731e+002;
n=277; farx(n+1)=5.148337e+000; foe(n+1)=5.511197e+001; krok(n+1)=6.325379e-006; ng(n+1)=3.638417e+002;
n=278; farx(n+1)=5.118028e+000; foe(n+1)=5.507216e+001; krok(n+1)=2.266263e-005; ng(n+1)=2.423736e+002;
n=279; farx(n+1)=5.139615e+000; foe(n+1)=5.503265e+001; krok(n+1)=6.307179e-006; ng(n+1)=3.589697e+002;
n=280; farx(n+1)=5.109468e+000; foe(n+1)=5.499290e+001; krok(n+1)=2.307378e-005; ng(n+1)=2.401115e+002;
n=281; farx(n+1)=5.131002e+000; foe(n+1)=5.495344e+001; krok(n+1)=6.284158e-006; ng(n+1)=3.607350e+002;
n=282; farx(n+1)=5.101413e+000; foe(n+1)=5.491452e+001; krok(n+1)=2.284676e-005; ng(n+1)=2.386883e+002;
n=283; farx(n+1)=5.122575e+000; foe(n+1)=5.487590e+001; krok(n+1)=6.284158e-006; ng(n+1)=3.568893e+002;
n=284; farx(n+1)=5.093372e+000; foe(n+1)=5.483774e+001; krok(n+1)=2.277170e-005; ng(n+1)=2.372404e+002;
n=285; farx(n+1)=5.114227e+000; foe(n+1)=5.479964e+001; krok(n+1)=6.255933e-006; ng(n+1)=3.552789e+002;
n=286; farx(n+1)=5.085380e+000; foe(n+1)=5.476160e+001; krok(n+1)=2.296646e-005; ng(n+1)=2.352041e+002;
n=287; farx(n+1)=5.106021e+000; foe(n+1)=5.472396e+001; krok(n+1)=6.246544e-006; ng(n+1)=3.540092e+002;
n=288; farx(n+1)=5.077667e+000; foe(n+1)=5.468668e+001; krok(n+1)=2.277085e-005; ng(n+1)=2.338610e+002;
n=289; farx(n+1)=5.097983e+000; foe(n+1)=5.464978e+001; krok(n+1)=6.246544e-006; ng(n+1)=3.506740e+002;
n=290; farx(n+1)=5.070150e+000; foe(n+1)=5.461323e+001; krok(n+1)=2.254192e-005; ng(n+1)=2.325410e+002;
n=291; farx(n+1)=5.090118e+000; foe(n+1)=5.457713e+001; krok(n+1)=6.250240e-006; ng(n+1)=3.467580e+002;
n=292; farx(n+1)=5.062790e+000; foe(n+1)=5.454130e+001; krok(n+1)=2.230894e-005; ng(n+1)=2.312646e+002;
n=293; farx(n+1)=5.082401e+000; foe(n+1)=5.450597e+001; krok(n+1)=6.249185e-006; ng(n+1)=3.428908e+002;
n=294; farx(n+1)=5.055118e+000; foe(n+1)=5.447069e+001; krok(n+1)=2.253084e-005; ng(n+1)=2.298441e+002;
n=295; farx(n+1)=5.074618e+000; foe(n+1)=5.443524e+001; krok(n+1)=6.182960e-006; ng(n+1)=3.456457e+002;
n=296; farx(n+1)=5.047522e+000; foe(n+1)=5.439942e+001; krok(n+1)=2.310648e-005; ng(n+1)=2.272719e+002;
n=297; farx(n+1)=5.066941e+000; foe(n+1)=5.436413e+001; krok(n+1)=6.169752e-006; ng(n+1)=3.463314e+002;
n=298; farx(n+1)=5.040292e+000; foe(n+1)=5.432910e+001; krok(n+1)=2.286087e-005; ng(n+1)=2.261258e+002;
n=299; farx(n+1)=5.059394e+000; foe(n+1)=5.429449e+001; krok(n+1)=6.164510e-006; ng(n+1)=3.430873e+002;
n=300; farx(n+1)=5.032941e+000; foe(n+1)=5.425993e+001; krok(n+1)=2.296532e-005; ng(n+1)=2.246900e+002;

figure; semilogy(farx,'b'); hold on; semilogy(foe,'r'); xlabel('Iteracje'); ylabel('Earx, Eoe'); legend('Earx','Eoe'); title('Uczenie predyktora OE');
figure; subplot(2,1,1); semilogy(krok); xlabel('Iteracje'); ylabel('Krok');
subplot(2,1,2); semilogy(ng); xlabel('Iteracje'); ylabel('Norma gradientu');
Earx=farx(n+1)
Eoe=foe(n+1)
